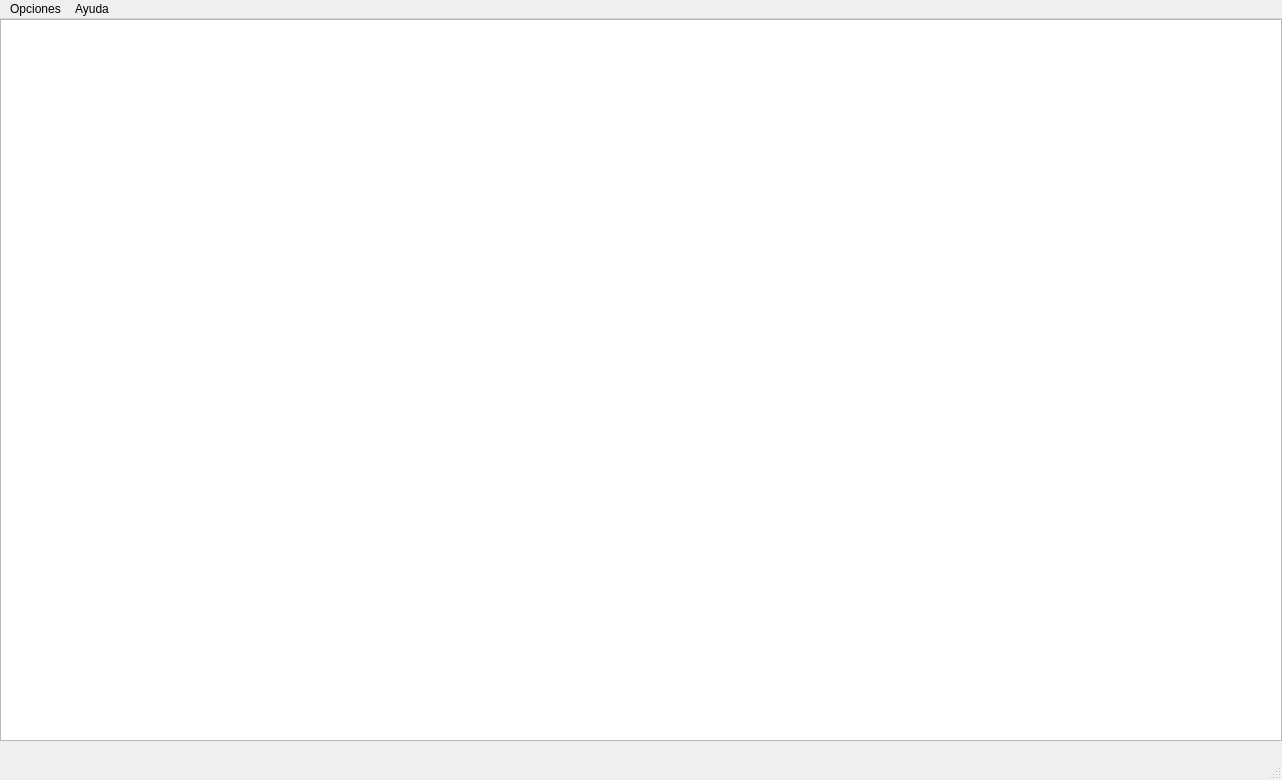
<?xml version="1.0" encoding="UTF-8"?>
<ui version="4.0">
 <class>multiplayer</class>
 <widget class="QMainWindow" name="multiplayer">
  <property name="geometry">
   <rect>
    <x>0</x>
    <y>0</y>
    <width>1282</width>
    <height>780</height>
   </rect>
  </property>
  <property name="minimumSize">
   <size>
    <width>1282</width>
    <height>780</height>
   </size>
  </property>
  <property name="maximumSize">
   <size>
    <width>1282</width>
    <height>780</height>
   </size>
  </property>
  <property name="windowTitle">
   <string>MainWindow</string>
  </property>
  <widget class="QWidget" name="centralwidget">
   <widget class="QGraphicsView" name="graphicsView">
    <property name="geometry">
     <rect>
      <x>0</x>
      <y>0</y>
      <width>1282</width>
      <height>722</height>
     </rect>
    </property>
    <property name="minimumSize">
     <size>
      <width>1282</width>
      <height>722</height>
     </size>
    </property>
    <property name="maximumSize">
     <size>
      <width>1282</width>
      <height>722</height>
     </size>
    </property>
   </widget>
  </widget>
  <widget class="QMenuBar" name="menubar">
   <property name="geometry">
    <rect>
     <x>0</x>
     <y>0</y>
     <width>1282</width>
     <height>25</height>
    </rect>
   </property>
   <widget class="QMenu" name="menuOpciones">
    <property name="title">
     <string>Opciones</string>
    </property>
    <addaction name="actionVolver"/>
    <addaction name="actionReiniciar"/>
   </widget>
   <widget class="QMenu" name="menuAyuda">
    <property name="title">
     <string>Ayuda</string>
    </property>
    <addaction name="actionComo_jugar"/>
   </widget>
   <addaction name="menuOpciones"/>
   <addaction name="menuAyuda"/>
  </widget>
  <widget class="QStatusBar" name="statusbar"/>
  <action name="actionVolver">
   <property name="text">
    <string>Volver</string>
   </property>
  </action>
  <action name="actionReiniciar">
   <property name="text">
    <string>Reiniciar</string>
   </property>
  </action>
  <action name="actionComo_jugar">
   <property name="text">
    <string>Como jugar</string>
   </property>
  </action>
 </widget>
 <resources/>
 <connections/>
</ui>
